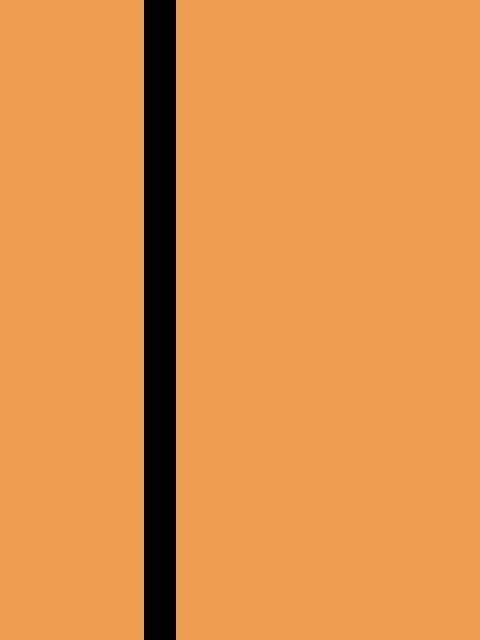

This is a level from a 2D game, rendered from its Tiled map with the project's own tilesets. A one-line summary and the complete map file follow:
An orthogonal 30x40 tile map with 16x16 px tiles, 1 tile layer (Tile Layer 1) and 6 objects (Base Player 1, Base Player 2, Player 1 Area, Player 2 Area, Baracks Player 1, ...).

<map version="1.10" tiledversion="1.11.2" orientation="orthogonal" renderorder="right-down" width="30" height="40" tilewidth="16" tileheight="16" infinite="0" nextlayerid="3" nextobjectid="7">
 <tileset firstgid="1" name="Tileset Spring" tilewidth="16" tileheight="16" tilecount="240" columns="12">
  <image source="Tileset Spring.png" width="192" height="320" />
 </tileset>
 <layer id="1" name="Tile Layer 1" width="30" height="40">
  <data encoding="csv">
178,178,178,178,178,178,178,178,178,82,82,178,178,178,178,178,178,178,178,178,178,178,178,178,178,178,178,178,178,178,
178,178,178,178,178,178,178,178,178,82,82,178,178,178,178,178,178,178,178,178,178,178,178,178,178,178,178,178,178,178,
178,178,178,178,178,178,178,178,178,82,82,178,178,178,178,178,178,178,178,178,178,178,178,178,178,178,178,178,178,178,
178,178,178,178,178,178,178,178,178,82,82,178,178,178,178,178,178,178,178,178,178,178,178,178,178,178,178,178,178,178,
178,178,178,178,178,178,178,178,178,82,82,178,178,178,178,178,178,178,178,178,178,178,178,178,178,178,178,178,178,178,
178,178,178,178,178,178,178,178,178,82,82,178,178,178,178,178,178,178,178,178,178,178,178,178,178,178,178,178,178,178,
178,178,178,178,178,178,178,178,178,82,82,178,178,178,178,178,178,178,178,178,178,178,178,178,178,178,178,178,178,178,
178,178,178,178,178,178,178,178,178,82,82,178,178,178,178,178,178,178,178,178,178,178,178,178,178,178,178,178,178,178,
178,178,178,178,178,178,178,178,178,82,82,178,178,178,178,178,178,178,178,178,178,178,178,178,178,178,178,178,178,178,
178,178,178,178,178,178,178,178,178,82,82,178,178,178,178,178,178,178,178,178,178,178,178,178,178,178,178,178,178,178,
178,178,178,178,178,178,178,178,178,82,82,178,178,178,178,178,178,178,178,178,178,178,178,178,178,178,178,178,178,178,
178,178,178,178,178,178,178,178,178,82,82,178,178,178,178,178,178,178,178,178,178,178,178,178,178,178,178,178,178,178,
178,178,178,178,178,178,178,178,178,82,82,178,178,178,178,178,178,178,178,178,178,178,178,178,178,178,178,178,178,178,
178,178,178,178,178,178,178,178,178,82,82,178,178,178,178,178,178,178,178,178,178,178,178,178,178,178,178,178,178,178,
178,178,178,178,178,178,178,178,178,82,82,178,178,178,178,178,178,178,178,178,178,178,178,178,178,178,178,178,178,178,
178,178,178,178,178,178,178,178,178,82,82,178,178,178,178,178,178,178,178,178,178,178,178,178,178,178,178,178,178,178,
178,178,178,178,178,178,178,178,178,82,82,178,178,178,178,178,178,178,178,178,178,178,178,178,178,178,178,178,178,178,
178,178,178,178,178,178,178,178,178,82,82,178,178,178,178,178,178,178,178,178,178,178,178,178,178,178,178,178,178,178,
178,178,178,178,178,178,178,178,178,82,82,178,178,178,178,178,178,178,178,178,178,178,178,178,178,178,178,178,178,178,
178,178,178,178,178,178,178,178,178,82,82,178,178,178,178,178,178,178,178,178,178,178,178,178,178,178,178,178,178,178,
178,178,178,178,178,178,178,178,178,82,82,178,178,178,178,178,178,178,178,178,178,178,178,178,178,178,178,178,178,178,
178,178,178,178,178,178,178,178,178,82,82,178,178,178,178,178,178,178,178,178,178,178,178,178,178,178,178,178,178,178,
178,178,178,178,178,178,178,178,178,82,82,178,178,178,178,178,178,178,178,178,178,178,178,178,178,178,178,178,178,178,
178,178,178,178,178,178,178,178,178,82,82,178,178,178,178,178,178,178,178,178,178,178,178,178,178,178,178,178,178,178,
178,178,178,178,178,178,178,178,178,82,82,178,178,178,178,178,178,178,178,178,178,178,178,178,178,178,178,178,178,178,
178,178,178,178,178,178,178,178,178,82,82,178,178,178,178,178,178,178,178,178,178,178,178,178,178,178,178,178,178,178,
178,178,178,178,178,178,178,178,178,82,82,178,178,178,178,178,178,178,178,178,178,178,178,178,178,178,178,178,178,178,
178,178,178,178,178,178,178,178,178,82,82,178,178,178,178,178,178,178,178,178,178,178,178,178,178,178,178,178,178,178,
178,178,178,178,178,178,178,178,178,82,82,178,178,178,178,178,178,178,178,178,178,178,178,178,178,178,178,178,178,178,
178,178,178,178,178,178,178,178,178,82,82,178,178,178,178,178,178,178,178,178,178,178,178,178,178,178,178,178,178,178,
178,178,178,178,178,178,178,178,178,82,82,178,178,178,178,178,178,178,178,178,178,178,178,178,178,178,178,178,178,178,
178,178,178,178,178,178,178,178,178,82,82,178,178,178,178,178,178,178,178,178,178,178,178,178,178,178,178,178,178,178,
178,178,178,178,178,178,178,178,178,82,82,178,178,178,178,178,178,178,178,178,178,178,178,178,178,178,178,178,178,178,
178,178,178,178,178,178,178,178,178,82,82,178,178,178,178,178,178,178,178,178,178,178,178,178,178,178,178,178,178,178,
178,178,178,178,178,178,178,178,178,82,82,178,178,178,178,178,178,178,178,178,178,178,178,178,178,178,178,178,178,178,
178,178,178,178,178,178,178,178,178,82,82,178,178,178,178,178,178,178,178,178,178,178,178,178,178,178,178,178,178,178,
178,178,178,178,178,178,178,178,178,82,82,178,178,178,178,178,178,178,178,178,178,178,178,178,178,178,178,178,178,178,
178,178,178,178,178,178,178,178,178,82,82,178,178,178,178,178,178,178,178,178,178,178,178,178,178,178,178,178,178,178,
178,178,178,178,178,178,178,178,178,82,82,178,178,178,178,178,178,178,178,178,178,178,178,178,178,178,178,178,178,178,
178,178,178,178,178,178,178,178,178,82,82,178,178,178,178,178,178,178,178,178,178,178,178,178,178,178,178,178,178,178
</data>
 </layer>
 <objectgroup id="2" name="Base">
  <object id="1" name="Base Player 1" x="304.043" y="464.087" width="16" height="16" />
  <object id="2" name="Base Player 2" x="303.758" y="159.758" width="16" height="16" />
  <object id="3" name="Player 1 Area" x="0.521739" y="320.319" width="481" height="324.333" />
  <object id="4" name="Player 2 Area" x="0.5" y="1" width="478.5" height="317.5" />
  <object id="5" name="Baracks Player 1" x="160.5" y="464" width="16" height="16" />
  <object id="6" name="Baracks Player 2" x="160.5" y="160.045" width="16" height="16" />
 </objectgroup>
</map>
